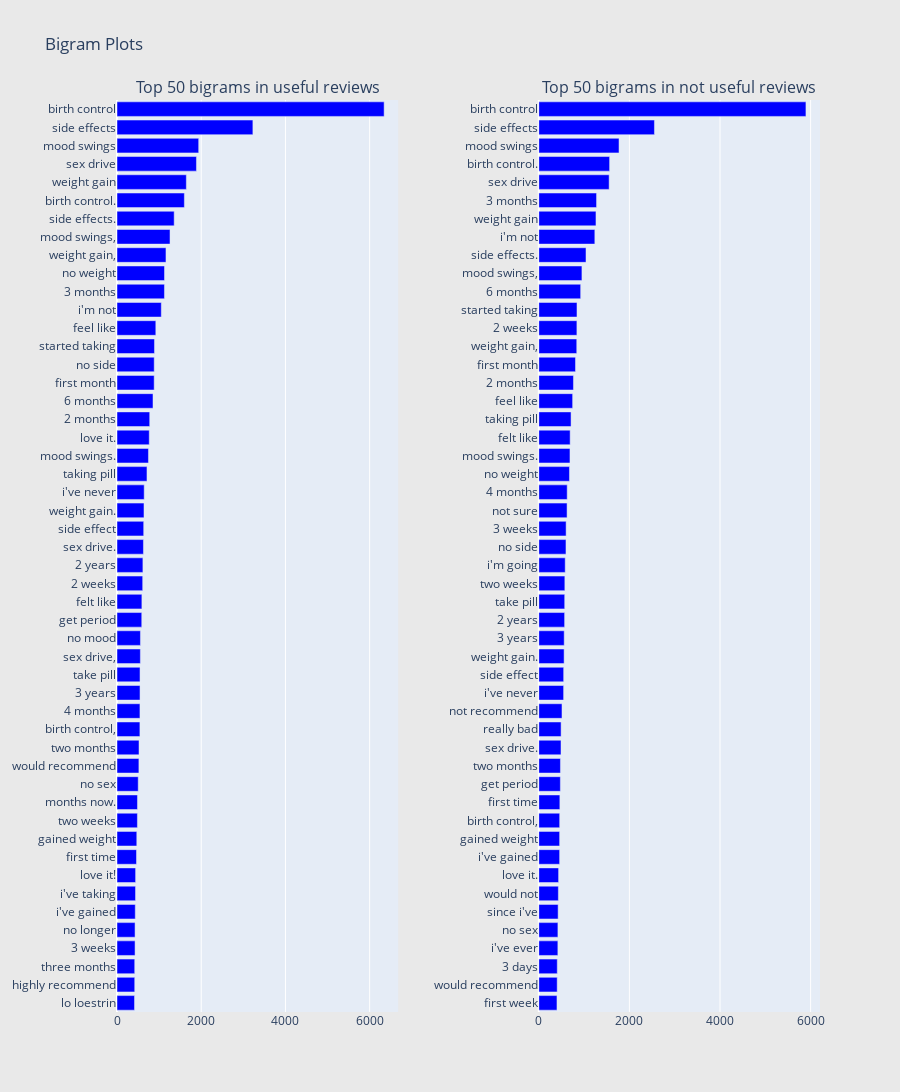

Notebook cell for this chart:
### Code cell
# Creating two subplots
fig = tools.make_subplots(rows=1, cols=2, vertical_spacing=0.04, horizontal_spacing=0.2,
                          subplot_titles=["Top 50 bigrams in useful reviews", 
                                          "Top 50 bigrams in not useful reviews"])
fig.append_trace(trace1_bi, 1, 1)
fig.append_trace(trace2_bi, 1, 2)
fig['layout'].update(height=1200, width=900, paper_bgcolor='rgb(233,233,233)', title="Bigram Plots")
fig.show()

### Figure 1 — Plotly figure (JSON) as saved in the notebook; plotly's stock layout.template omitted (floating-point values rounded to 4 significant figures)
{"data": [{"marker": {"color": "blue"}, "orientation": "h", "showlegend": false, "type": "bar", "x": [416, 421, 421, 429, 429, 434, 440, 442, 463, 470, 485, 486, 504, 520, 523, 544, 545, 547, 547, 555, 557, 588, 591, 610, 615, 628, 634, 641, 646, 712, 747, 766, 777, 855, 883, 884, 890, 922, 1052, 1127, 1128, 1163, 1259, 1358, 1600, 1647, 1887, 1940, 3227, 6344], "xaxis": "x", "y": ["lo loestrin", "highly recommend", "three months", "3 weeks", "no longer", "i've gained", "i've taking", "love it!", "first time", "gained weight", "two weeks", "months now.", "no sex", "would recommend", "two months", "birth control,", "4 months", "3 years", "take pill", "sex drive,", "no mood", "get period", "felt like", "2 weeks", "2 years", "sex drive.", "side effect", "weight gain.", "i've never", "taking pill", "mood swings.", "love it.", "2 months", "6 months", "first month", "no side", "started taking", "feel like", "i'm not", "3 months", "no weight", "weight gain,", "mood swings,", "side effects.", "birth control.", "weight gain", "sex drive", "mood swings", "side effects", "birth control"], "yaxis": "y"}, {"marker": {"color": "blue"}, "orientation": "h", "showlegend": false, "type": "bar", "x": [401, 406, 408, 421, 422, 427, 432, 437, 460, 460, 461, 465, 476, 478, 490, 492, 512, 548, 549, 559, 561, 570, 572, 575, 583, 600, 603, 624, 627, 677, 688, 692, 712, 747, 765, 810, 838, 841, 843, 924, 952, 1042, 1237, 1262, 1275, 1553, 1563, 1771, 2553, 5897], "xaxis": "x2", "y": ["first week", "would recommend", "3 days", "i've ever", "no sex", "since i've", "would not", "love it.", "i've gained", "gained weight", "birth control,", "first time", "get period", "two months", "sex drive.", "really bad", "not recommend", "i've never", "side effect", "weight gain.", "3 years", "2 years", "take pill", "two weeks", "i'm going", "no side", "3 weeks", "not sure", "4 months", "no weight", "mood swings.", "felt like", "taking pill", "feel like", "2 months", "first month", "weight gain,", "2 weeks", "started taking", "6 months", "mood swings,", "side effects.", "i'm not", "weight gain", "3 months", "sex drive", "birth control.", "mood swings", "side effects", "birth control"], "yaxis": "y2"}], "layout": {"annotations": [{"font": {"size": 16}, "showarrow": false, "text": "Top 50 bigrams in useful reviews", "x": 0.2, "xanchor": "center", "xref": "paper", "y": 1, "yanchor": "bottom", "yref": "paper"}, {"font": {"size": 16}, "showarrow": false, "text": "Top 50 bigrams in not useful reviews", "x": 0.8, "xanchor": "center", "xref": "paper", "y": 1, "yanchor": "bottom", "yref": "paper"}], "height": 1200, "paper_bgcolor": "rgb(233,233,233)", "title": {"text": "Bigram Plots"}, "width": 900, "xaxis": {"anchor": "y", "domain": [0, 0.4]}, "xaxis2": {"anchor": "y2", "domain": [0.6, 1]}, "yaxis": {"anchor": "x", "domain": [0, 1]}, "yaxis2": {"anchor": "x2", "domain": [0, 1]}}}
